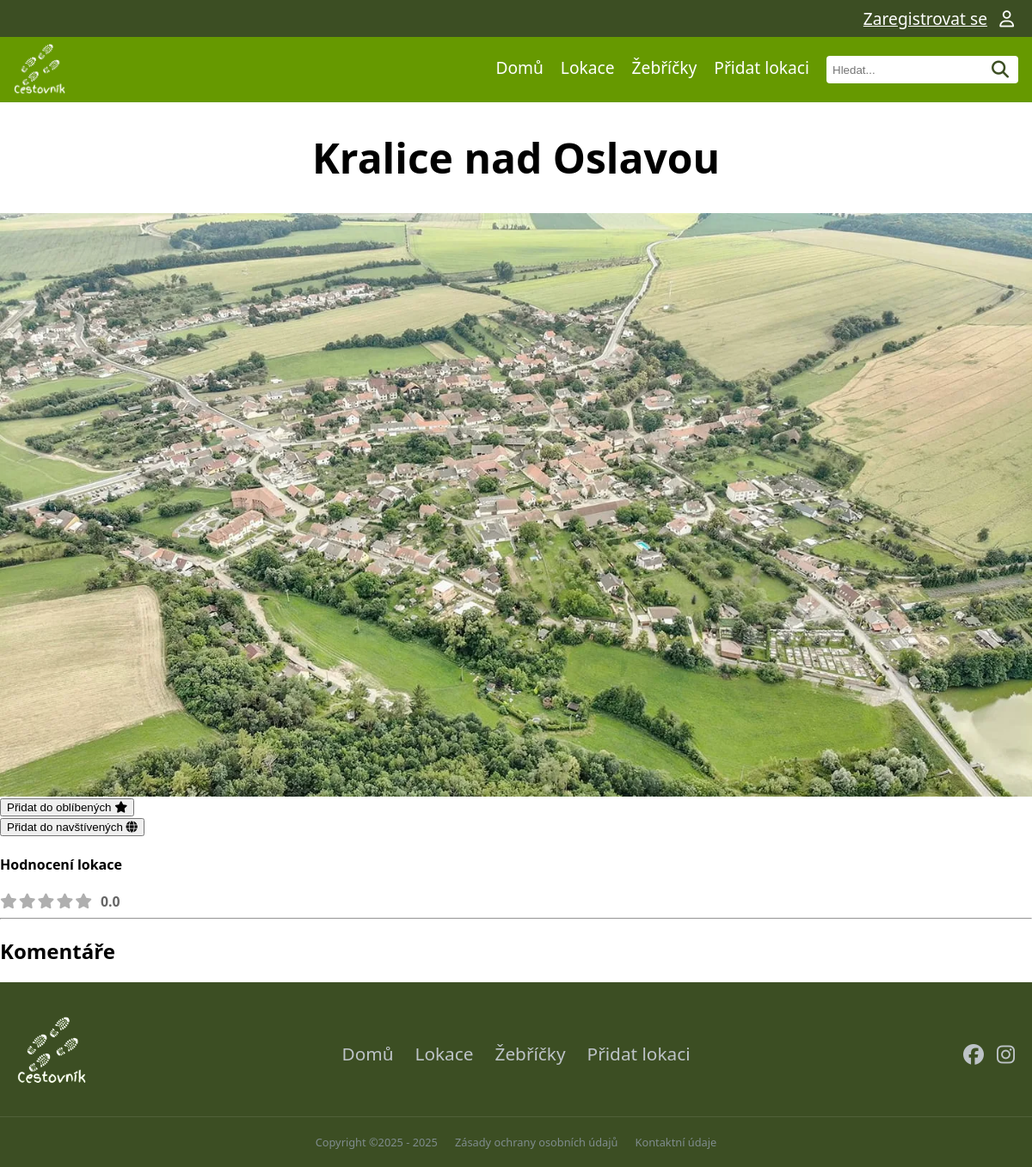
The app's page /locations/17 with its own data.
### tables this page shows
CREATE TABLE "location"
(
    id                  INTEGER
        primary key autoincrement,
    name                VARCHAR                   not null,
    description         VARCHAR,
    date_location_added TEXT default current_date not null,
    id_user             INTEGER                   not null
        constraint location_user_id_fk
            references user
            on delete cascade,
    id_status           INTEGER                   not null
        constraint location_location_status_id_fk
            references location_status
);

CREATE TABLE "photo"
(
    id          INTEGER
        primary key autoincrement,
    name        VARCHAR not null,
    alt_text    VARCHAR,
    url         VARCHAR not null,
    id_location INTEGER not null
        references location
            on delete cascade
);

### pages/locations.py (the view)
@router.get("/locations/{location_id}", name="location_detail", response_class=HTMLResponse)
async def location_detail(request: Request, location_id: int,
                          svc_location: LocationService = Depends(locations_service),
                          svc_comments: LocationCommentsService = Depends(location_comments_service),
                          svc_user:UserService = Depends(user_service)
                          ):
    location = svc_location.get_location_by_id_with_photos_and_rating(location_id)
    comments = svc_comments.list_comments(location_id)
    user_status = {"is_favorite": False, "is_visited": False}
    user = request.session.get("user")
    user_rating = 0
    if user:
        user_status = svc_location.get_user_interaction_status(user["id"], location_id)
        user_rating = svc_user.get_user_rating_for_location(user["id"], location_id)
    return request.app.state.templates.TemplateResponse(
        "location-detail.html",
        {
            "request": request,
            "title": location["name"],
            "location": location,  # Všechny informace o lokaci
            "comments": comments,
            "user_status": user_status,  # Informace zda uživatel má přidanou lokaci do favorite/visited
            "my_rating": user_rating #Vraci rating uzivatele, pokud nehodnotil, tak 0
        },
    )

### templates/location-detail.html (shortened to what this page needs)
{% extends "base.html" %}
{% block head %}
    <link rel="stylesheet" href="{{ url_for('static', path='css/rating.css') }}">
{% endblock %}
{% block content %}
    <h1>{{ title }}</h1>
    {% if location['photos'] %}
        <img alt="{{ location['photos'][0]['alt_text'] }}" src="/{{ location['photos'][0]['url'] }}">
    {% else %}
        <img alt="No photo" src="{{ url_for('static', path='img/web/noImage.webp') }}" class="noImage">
    {% endif %}
    <div>
        {% if user_status.is_favorite %}
            <form action="/locations/{{ location["id"] }}/favorite/remove" method="post">
                <button type="submit">Oblíbené (Odebrat) <i class="fa-solid fa-xmark"></i></button>
            </form>
        {% else %}
            <form action="/locations/{{ location["id"] }}/favorite/add" method="post">
                <button type="submit">Přidat do oblíbených <i class="fa-solid fa-star"></i></button>
            </form>
        {% endif %}
        {% if user_status.is_visited %}
            <form action="/locations/{{ location["id"] }}/visited/remove" method="post">
                <button type="submit">Navštíveno (Odebrat) <i class="fa-solid fa-xmark"></i></button>
            </form>
        {% else %}
            <form action="/locations/{{ location["id"] }}/visited/add" method="post">
                <button type="submit">Přidat do navštívených <i class="fa-solid fa-globe"></i></button>
            </form>
        {% endif %}
    </div>
    <div>
        <h4>Hodnocení lokace</h4>
        <div class="rating-stars" title="Průměrné hodnocení: {{ (location['avg_rating'] or 0) | round(1) }}">
            {% set active_stars = location['avg_rating'] | int %}
            {% set inactive_stars = 5 - active_stars %}
            {% for i in range(inactive_stars) %}
                <i class="fa-solid fa-star star-inactive"></i>
            {% endfor %}
            <span class="rating-value">
        {% if location['avg_rating'] %}
            {{ location['avg_rating'] | round(1) }}
        {% else %}
            0.0
        {% endif %}
    </span>
        </div>
    <hr>
    <div>
        <h2>Komentáře</h2>
    </div>
{% endblock %}

### static/css/style.css (style rules this page uses)
:root { font-family: system-ui, -apple-system, Segoe UI, Roboto, sans-serif; --background-color: white; --text-color: black; --light-green-color: #669900; --dark-green-color: #3c4e23; --white-text-color: white; --neutral-gray-color: #afafaf; --shadow-gray-color: #c8c8c8; --star-gold-color: #ffc107; --google-red-color:#DB4437; font-size: 16px; }
html, body { margin:0; padding: 0; background: var(--background-color); }
body { display: flex; flex-direction: column; min-height: 100vh; }
h1 { font-size: 3em; text-align: center; }

### static/css/rating.css (style rules this page uses)
.rating-stars { display: inline-flex; align-items: center; gap: 2px; font-size: 1.1em; }
.star-inactive { color: var(--neutral-gray-color); }
.rating-value { margin-left: 8px; font-weight: bold; color: #666; font-size: 0.9em; }

### records on screen
location: name "Kralice nad Oslavou"
photo: url (picture)
